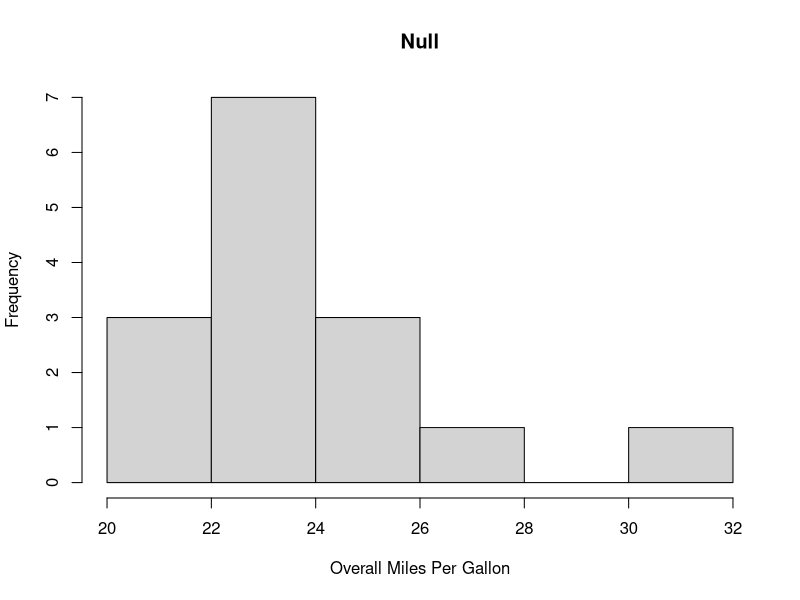

R code for this plot:
suv_df <- read.csv("CompactSUV.csv")
View(suv_df)
hist(suv_df$Overall.Miles.Per.Gallon, main = "Null",xlab= "Overall Miles Per Gallon")